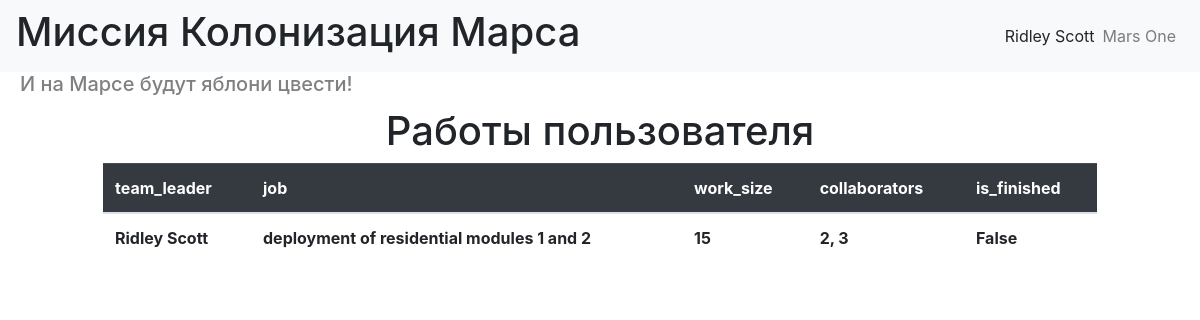
The page / (signed in) on the database its author committed.
### data/jobs.py (models this page shows)
class Jobs(SqlAlchemyBase):
    __tablename__ = 'jobs'
    id = sqlalchemy.Column(sqlalchemy.Integer, primary_key=True, autoincrement=True)
    team_leader = sqlalchemy.Column(sqlalchemy.Integer, sqlalchemy.ForeignKey("users.id"))
    job = sqlalchemy.Column(sqlalchemy.String)
    work_size = sqlalchemy.Column(sqlalchemy.Integer)
    collaborators = sqlalchemy.Column(sqlalchemy.String)
    start_date = sqlalchemy.Column(sqlalchemy.DateTime, default=datetime.datetime.now)
    end_date = sqlalchemy.Column(sqlalchemy.DateTime, default=datetime.datetime.now)
    is_finished = sqlalchemy.Column(sqlalchemy.Boolean)
    user = orm.relation('User')

### main.py (the view)
@app.route("/")
def main_page():
    db_sess = db_session.create_session()
    user = db_sess.query(User).filter(User.id == current_user.id).first()
    jobs = db_sess.query(Jobs).filter(Jobs.team_leader == current_user.id).all()
    user_name = f"{user.name} {user.surname}"
    keys = ['team_leader', 'job', 'work_size', 'collaborators', 'is_finished']
    values = [[user_name, job.job, job.work_size, job.collaborators, job.is_finished] for job in jobs]
    return render_template("main_page.html", title="Главная страница", name=user_name, keys=keys, data=values)

### data/db_session.py (called while the page is built)
def create_session() -> Session:
    global __factory
    return __factory()

### main.py (called while the page is built)
@login_manager.user_loader
def load_user(user_id):
    db_sess = db_session.create_session()
    return db_sess.query(User).get(user_id)

### templates/main_page.html
{% extends "base.html" %}
{% block content %}
    <form action="">
        <h1>Работы пользователя</h1>
        <table class="table">
            <thead class="table-dark">
                <tr>
                    {% for key in keys %}
                        <th scope="col">{{ key }}</th>
                    {% endfor %}
                </tr>
            </thead>
            <tbody>
                {% for job in data %}
                    <tr>
                        {% for value in job %}
                            <th scope="row">{{ value }}</th>
                        {% endfor %}
                    </tr>
                {% endfor %}
          </tbody>
        </table>
    </form>
{% endblock %}

### static/css/style.css (style rules this page uses)
h1 { text-align: center; }
form { margin-left: auto; margin-right: auto; max-width: 1000px; padding: 3px; }

### rows shown on the page
Jobs: job "Ridley Scott" "15" "False", job "deployment of residential modules 1 and 2", collaborators "2, 3"

### other values the page prints
{{ name }} "Ridley Scott"
{{ key }} "team_leader" "job" "work_size" "collaborators" "is_finished"
